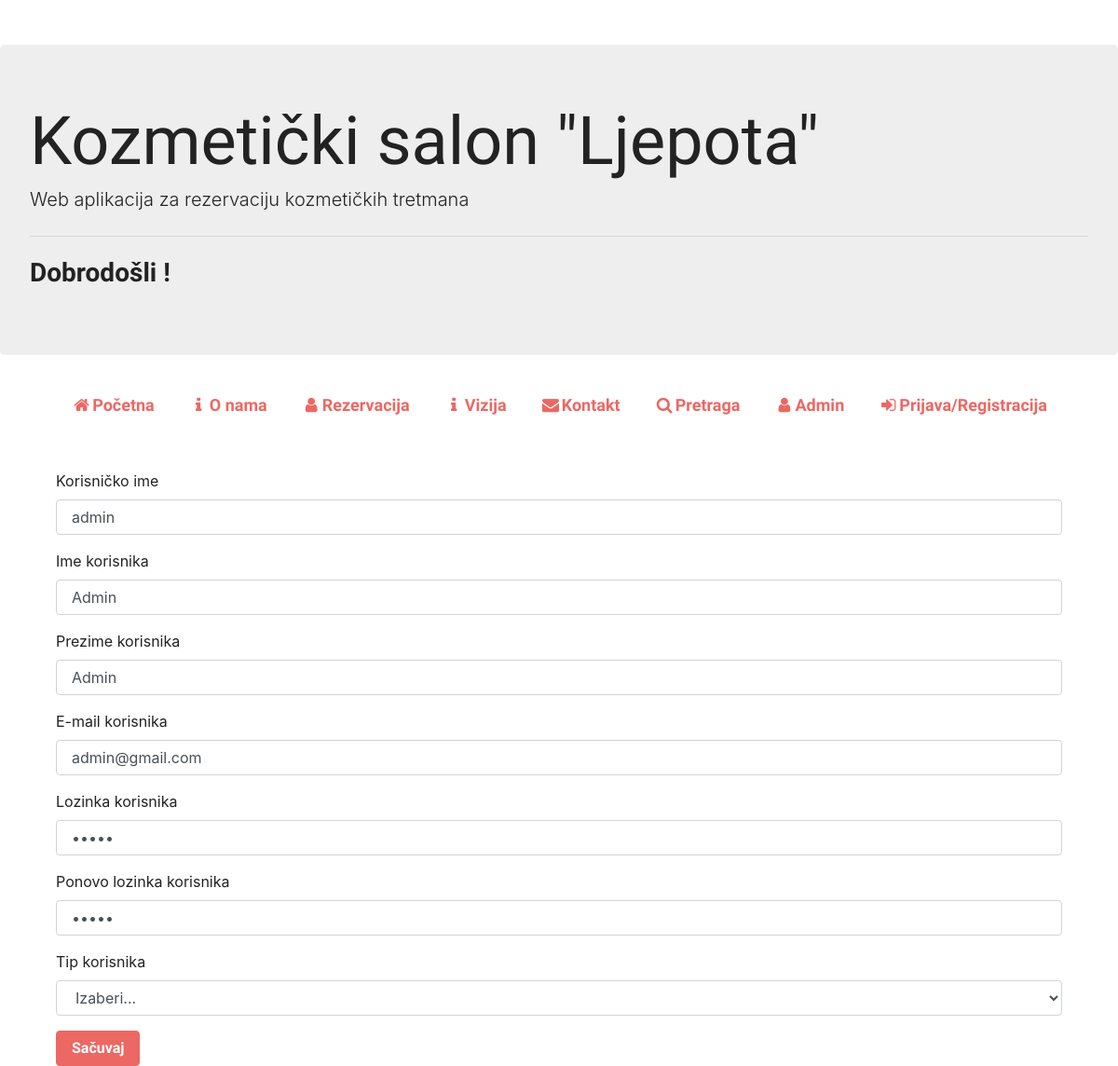
Page /index.php/crud_users/edit_user/1 on the committed database.
### tables this page shows
CREATE TABLE `users` (
  `user_id` int(11) NOT NULL,
  `first_name` varchar(50) NOT NULL,
  `last_name` varchar(50) NOT NULL,
  `username` varchar(125) NOT NULL,
  `email` varchar(100) NOT NULL,
  `password` varchar(255) NOT NULL,
  `cpassword` varchar(255) NOT NULL,
  `user_type` enum('user','admin','moderator') NOT NULL
);

### application/controllers/crud_users.php (called while the page is built, shortened)
<?php
class Crud_users extends CI_Controller{
    public function __construct(){
        $this->load->model('model_users');
    }
    public function edit_user($user_id){
       $data['row']=$this->model_users->get_data($user_id);
       $this->load->view('crud_edit_user', $data);
   }
}
?>

### index.php (called while the page is built, shortened)
<?php
require_once BASEPATH.'core/CodeIgniter.php';

### application/models/model_users.php (called while the page is built, shortened)
<?php
class Model_users extends CI_Model{
    public function get_data($user_id){
        $query = $this->db->query('SELECT * FROM users WHERE `user_id`=' .$user_id);
        return $query->row();
    }
}
?>

### application/views/crud_edit_user.php (the view, shortened to what this page needs)
<!DOCTYPE html>
<?php $this->load->view('static/header'); ?><br><br>
<div class="container">
    <form method="post" action="<?php echo site_url('crud_users/update_user') ?>/<?php echo $row->user_id; ?> ">
        <div class="form-group">
            <label for="exampleInputUsername">Korisničko ime</label>
            <input type="text" class="form-control" name="username" value="<?php echo $row->username; ?>"  placeholder="Upiši korisičko ime">
        </div>
        <div class="form-group">
            <label for="exampleInputFirstName">Ime korisnika</label>
            <input type="text" class="form-control" name="first_name" value="<?php echo $row->first_name; ?>" placeholder="Upiši ime korisnika">
        </div>
        <div class="form-group">
            <label for="exampleInputLastName">Prezime korisnika</label>
            <input type="text" class="form-control" name="last_name" value="<?php echo $row->last_name; ?>" placeholder="Upiši prezime korisnika">
        </div>
        <div class="form-group">
            <label for="exampleInputEmail">E-mail korisnika</label>
            <input type="email" class="form-control" name="email" value="<?php echo $row->email; ?>" placeholder="Upiši E-mail korisnika">
        </div> <div class="form-group">
            <label for="exampleInputPassword">Lozinka korisnika</label>
            <input type="password" class="form-control" name="password" value="<?php echo $row->password; ?>" placeholder="Upiši lozinku korisnika">
        </div>
        <div class="form-group">
            <label for="exampleInputPassword">Ponovo lozinka korisnika</label>
            <input type="password" class="form-control" name="cpassword" value="<?php echo $row->cpassword; ?>" placeholder="Upiši ponovo lozinku korisnika">
        </div>
        <div class="form-group">
            <label for="exampleInputUserType">Tip korisnika</label>
                <select type="text" class="form-control" name="user_type" value="<?php echo $row->user_type; ?>" placeholder="Upiši tip korisnika">
                    <option selected>Izaberi...</option>
                </select>
        </div>
            <button type="submit" class="btn btn-primary" value="save">Sačuvaj</button>
    </form>
</div>

### rows in the picture
users: username "admin", first_name "Admin", last_name "Admin", email "admin@gmail.com", user_type "Izaberi..."
